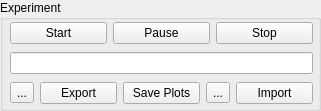
   <widget class="QGroupBox" name="groupBoxExperiment">
    <property name="geometry">
     <rect>
      <x>10</x>
      <y>340</y>
      <width>321</width>
      <height>111</height>
     </rect>
    </property>
    <property name="title">
     <string>Experiment</string>
    </property>
    <widget class="QWidget" name="layoutWidget">
     <property name="geometry">
      <rect>
       <x>10</x>
       <y>20</y>
       <width>303</width>
       <height>86</height>
      </rect>
     </property>
     <layout class="QVBoxLayout" name="verticalLayout_3">
      <item>
       <layout class="QHBoxLayout" name="horizontalLayout_3">
        <item>
         <widget class="QPushButton" name="pushButtonStart">
          <property name="text">
           <string>Start</string>
          </property>
         </widget>
        </item>
        <item>
         <widget class="QPushButton" name="pushButtonPause">
          <property name="text">
           <string>Pause</string>
          </property>
         </widget>
        </item>
        <item>
         <widget class="QPushButton" name="pushButtonStop">
          <property name="text">
           <string>Stop</string>
          </property>
         </widget>
        </item>
       </layout>
      </item>
      <item>
       <layout class="QHBoxLayout" name="horizontalLayout_16">
        <item>
         <widget class="QLineEdit" name="lineEditExportFileHeader"/>
        </item>
       </layout>
      </item>
      <item>
       <layout class="QHBoxLayout" name="horizontalLayout_17">
        <item>
         <widget class="QToolButton" name="toolButtonExport">
          <property name="text">
           <string>...</string>
          </property>
         </widget>
        </item>
        <item>
         <widget class="QPushButton" name="pushButtonExport">
          <property name="text">
           <string>Export</string>
          </property>
         </widget>
        </item>
        <item>
         <widget class="QPushButton" name="pushButtonExportPlots">
          <property name="text">
           <string>Save Plots</string>
          </property>
         </widget>
        </item>
        <item>
         <widget class="QToolButton" name="toolButtonImport">
          <property name="text">
           <string>...</string>
          </property>
         </widget>
        </item>
        <item>
         <widget class="QPushButton" name="pushButtonImport">
          <property name="text">
           <string>Import</string>
          </property>
         </widget>
        </item>
       </layout>
      </item>
     </layout>
    </widget>
   </widget>
